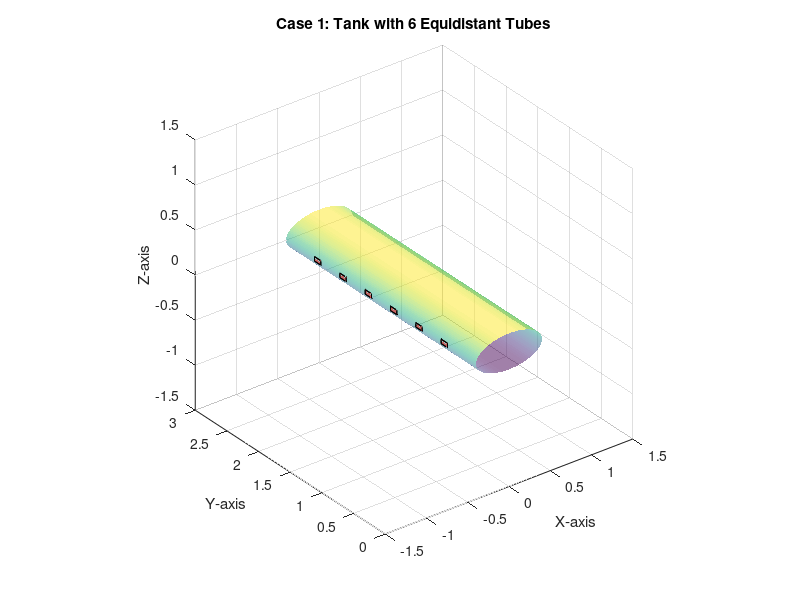

MATLAB code to generate this figure:
% Part 1 a)
% Using MATLAB to plot the tank and the 6 tubes for the heat exchanger
% Plotted the case 1 using the Table 1

% Clearing previous data for safety 
clear; 
clc; 

% Define parameters for the main cylinder
% Case 1 Parameters
L1 = 3.000;   % Length of the shell in m
a1 = 0.400;   % Semi-major axis of the elliptical cross-section in m
b1 = 0.200;   % Semi-minor axis of the elliptical cross-section in m
w1 = 0.100;   % Width of the tube cross-section in m
d1 = 0.050;   % Depth of the tube cross-section in m

% A bit redundant but wanted to be able to use the code faster for
% different values of L, a, b, w and d 
L = L1;  
a = a1;   
b = b1;   
w = w1;   
d = d1;    

% Creating the shape of the shell; defining the bounds of theta and y 
theta = linspace(0, 2*pi, 100); 
y = linspace(0, L, 100);
[Theta, Y] = meshgrid(theta, y);

% Parametrization
X_shell = a * cos(Theta);
Z_shell = b * sin(Theta);
Y_shell = Y;

% Plot the main cylinder
figure;
surf(X_shell, Y_shell, Z_shell, 'FaceAlpha', 0.5, 'EdgeColor', 'none');
hold on; % Hold on to be able to do the tubes later

% Create the Rectangular tubes, got help from ChatGPT and the TA
num_tubes = 6; 
tube_offset_x = w/2; 
tube_offset_y = w ; 
tube_positions = linspace(-L/2, L/2, num_tubes); % Adjusted for X-axis
spacing_tubes = 0.300 + w;  
% 0.300 is calculated by looking for the nearest factor of 7 (num of tubes + 1)
% which is 2.100 here and 2.100/7 = 0.300

% Define positions for the small tubes in the y-z plane
% The help of a TA and ChatGPT was used for this section
% A for loop is used as there is no change in my my x and z values but 
for i = 1:num_tubes
    % Here we used the idea of plotting the different points on the
    % 3 different axis
    x_tube = [-((2*a)/2), ((2*a)/2), ((2*a)/2), -((2*a)/2), -((2*a)/2), ((2*a)/2), ((2*a)/2), -((2*a)/2)] - tube_offset_x;
    y_tube = [-w/2, -w/2, -w/2, -w/2, w/2, w/2, w/2, w/2] + tube_offset_y + (i)*spacing_tubes;
    z_tube = [-d/2, -d/2, d/2, d/2, -d/2, -d/2, d/2, d/2] + d/2 - 0.275;
    
    % Then we put the tube to the correct position
    y_tube_center = tube_offset_x;
    z_tube_center = a/2 + w/2;
    tube = [x_tube' + y_tube_center, y_tube', z_tube'+ z_tube_center];
    
    % Define the faces
    faces = [1 2 3 4; 5 6 7 8; 1 2 6 5; 2 3 7 6; 3 4 8 7; 4 1 5 8]; %Front; back faces

 % Plot the tube
    patch('Vertices', tube, 'Faces', faces, 'FaceColor', 'red', 'FaceAlpha', 0.5);
    
end

% Adjust plot settings
xlabel('X-axis');
ylabel('Y-axis');
zlabel('Z-axis');
title('Case 1: Tank with 6 Equidistant Tubes')
% title('Case 2: Tank with 6 Equidistant Tubes')

axis equal;
% view([1 0 0]); % This sets the view to the z-y plane
% Was used to explain how the calibrating was done




